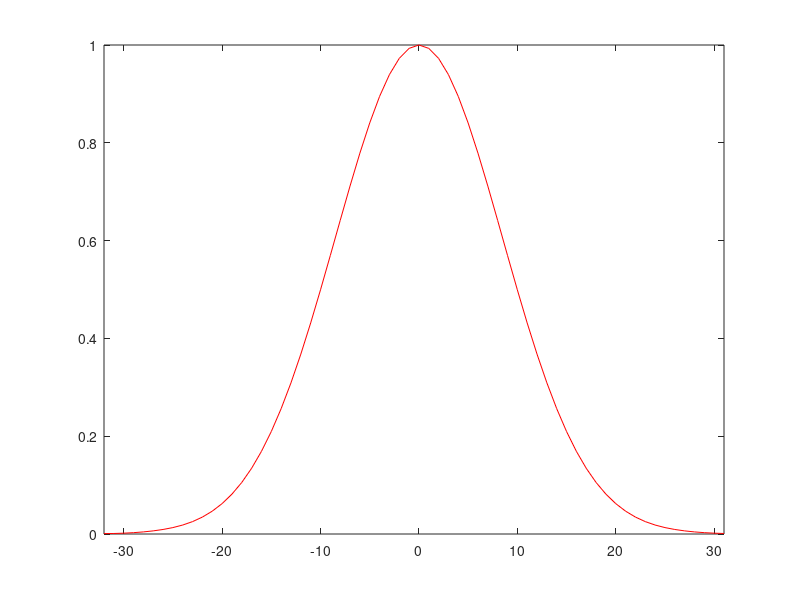
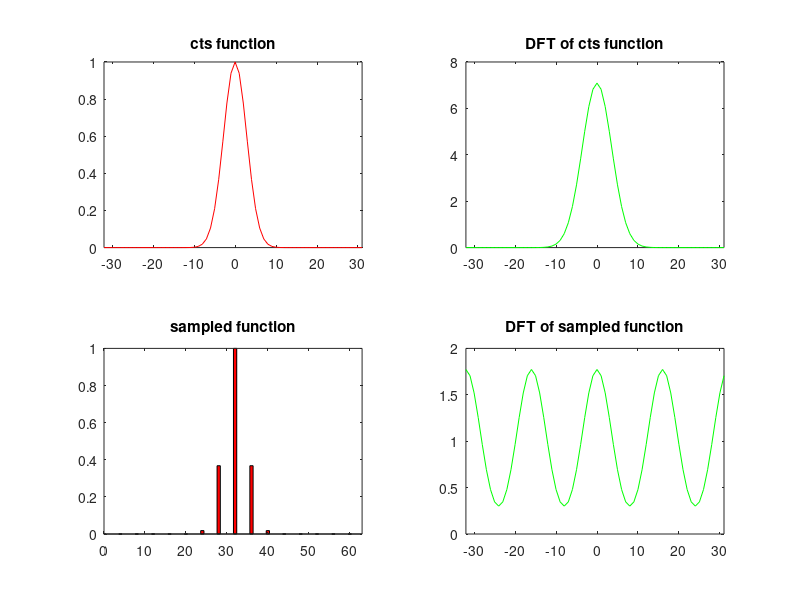

The MATLAB script that drew these images, in order: (Note: this script raises an error after producing the figures.)
%%%%%%%%%%%%%%%%%%%%%%%%%%%%%%%%%%%%%%%%%%%%%%%%%%%%%%%%%%%%%%%%%%%%%%
%%% SamplingTutorial
%%%   David Heeger, Eero Simoncelli, and Patrick Teo 6/96.  
%%%   Based on OBVIUS tutorial by David Heeger and Eero Simoncelli.
%%%%%%%%%%%%%%%%%%%%%%%%%%%%%%%%%%%%%%%%%%%%%%%%%%%%%%%%%%%%%%%%%%%%%%

% Subsampling is best thought of in two steps.  The first step is
% multiplication by an impulse train.  The second step is to get
% rid of the zero values in between impulses.
clear;
close all;
x_range = [0:1:63];

% Make an impulse train:
imp_train = zeros(1,64);
select = find(rem(x_range,4)==0);
imp_train(select) = ones(size(select));

figure(1), clf, subplot(2, 1, 1)
bar(x_range, imp_train, 'r');
axis([0 63 0 1.2]);

% The Fourier transform of an impulse train is another impulse
% train.  In most cases, the spacing of the impulse trains will
% be different.
mag_ft_train = abs(fftshift(fft(fftshift(imp_train))));
figure(1), subplot(2, 1, 2)
bar(x_range, mag_ft_train, 'g');
axis([0 63 0 18]);

% Multiplication in space yields convolution in frequency.  Thus,
% multiplying a signal by an impulse train yields a frequency
% domain representation with periodic replicas.

figure(1), clf
gauss_12 = exp(-(((x_range-32).^2)/(12^2)));
subplot(2,2,1);
plot([-32:31], gauss_12, 'r-');
axis([-32 31 0 1]);  title('cts function');

% Sample the gaussian by multiplying with the impulse train:
figure(1)
samp_gauss_12 = imp_train .* gauss_12;
subplot(2,2,3);
bar(x_range, samp_gauss_12, 'r');
axis([0 63 0 1]); title('sampled function');

% Compute the Fourier transform of the original gaussian:
figure(1)
mag_ft_gauss_12 = abs(fftshift(fft(fftshift(gauss_12))));
subplot(2,2,2);
plot([-32:31], mag_ft_gauss_12, 'g-');
axis([-32 31 0 24]); title('DFT of cts function')

% Compute the Fourier transform of the sampled gaussian.  Notice
% the replicas.
figure(1)
mag_ft_samp_gauss_12 = abs(fftshift(fft(fftshift(samp_gauss_12))));
subplot(2,2,4);
plot([-32:31], mag_ft_samp_gauss_12, 'g-');
axis([-32 31 0 6]); title('DFT of sampled function')


% If we make the Gaussian narrower in the space domain, then it
% becomes broader in the frequency domain.  If we make it narrow
% enough in space, then the frequency domain replicas start to
% overlap.

% Narrow gaussian:
figure(2), clf
gauss_4 = exp(-(((x_range-32).^2)/(4^2)));
subplot(2,2,1);
plot([-32:31], gauss_4, 'r-');
axis([-32 31 0 1]);title('cts function');

% Sample the narrow gaussian:
samp_gauss_4 = imp_train .* gauss_4;
figure(2), subplot(2,2,3);
bar(x_range, samp_gauss_4, 'r');
axis([0 63 0 1]);title('sampled function');

% Fourier transform of narrow gaussian.  Notice the result is a
% wider gaussian.
mag_ft_gauss_4 = abs(fftshift(fft(fftshift(gauss_4))));
figure(2), subplot(2,2,2);
plot([-32:31], mag_ft_gauss_4, 'g-');
axis([-32 31 0 8]); title('DFT of cts function')


% The Fourier transform of the sampled gaussian is so wide that
% it overlaps.
mag_ft_samp_gauss_4 = abs(fftshift(fft(fftshift(samp_gauss_4))));
figure(2), subplot(2,2,4);
plot([-32:31], mag_ft_samp_gauss_4, 'g-');
axis([-32 31 0 2]);title('DFT of sampled function')


% In this example, the replicas overlap each other.  This situation is
% called "aliasing". It is called aliasing because the sampled signal
% is masquerading as a different signal.  For example, let's look at
% two sinusoids that alias to one another when sampled.


% Low-frequency sinusoid:
sine_4 = -sin(2*pi*(4/64)*x_range);
close(figure(2)), figure(1), clf, subplot(2,2,1);
plot([-32:31], sine_4, 'r-');
axis([-32 31 -1.2 1.2]);

% High-frequency sinusoid:
sine_12 = sin(2*pi*(12/64)*x_range);
figure(1), subplot(2,2,2);
plot([-32:31], sine_12, 'b-');
axis([-32 31 -1.2 1.2]);

% Sample the low-frequency sinusoid:
samp_sine_4 = imp_train .* sine_4;
figure(1), subplot(2,2,3);
bar(x_range, samp_sine_4, 'r');
axis([0 63 -1.2 1.2]);

% Sample the high-frequency sinusoid:
samp_sine_12 = imp_train .* sine_12;
figure(1), subplot(2,2,4);
bar(x_range, samp_sine_12, 'b');
axis([0 63 -1.2 1.2]);

% Even though sine-4 and sine-12 are distinct signals, their
% sampled versions are indistinguishable.  Sampled-sine-4 is an
% "alias" for sampled-sine-12.

% Nyquist Theorem states that to avoid aliasing a bandlimited
% signal should be sampled at twice the highest frequency.

%%%%%%%%%%%%%%%%%%%%%%%%%%%%%%%%%%%%%%%%%%%%%%%%%%%%%%%%%%%%%%%%%%%%%%

%%% Reconstruction:

% If there is no aliasing, we can reconstruct the original signal
% from the sampled signal.  One easy way to do this is in the
% frequency domain, by getting rid of the replicas, and then
% using the inverse Fourier transform.  Why is that the right
% thing to do?  Well, let's go back and compare the Fourier
% transform of the original signal to that of the sampled signal.

figure(1), clf;
% Fourier transform of gaussian:
subplot(2, 1, 1), plot([-32:31], mag_ft_gauss_12, 'r-');
axis([-32 31 0 24]);

% Fourier transform of sampled gaussian:
figure(1), subplot(2, 1, 2)
plot([-32:31], mag_ft_samp_gauss_12, 'g-');
axis([-32 31 0 6]);

% The main difference between the two are that there are replicas
% in the second. There's also a scale factor of 4 (note that we
% subsampled by a factor of 4), but that'll be easy to fix.  To
% get rid of the replicas in the frequency domain, we multiply by
% a box (also known as an "ideal" low-pass filter).

box = zeros(1,64);
select = find(x_range>24 & x_range<40);
box(select) = ones(size(select));
subplot(2, 1, 2), hold on
plot(x_range-32, box, 'c-');
hold off

% Use the box to reconstruct to the (non-aliased) Gaussian:
% (by mulitplying the two together in the frequency domain. Note the scale
% factor of 4 to account for the subsampling by a factor of 4.)
figure(1), clf
recon_ft_gauss_12 = box .* fftshift(fft(fftshift(samp_gauss_12)));
recon_gauss_12 = 4.*real(fftshift(ifft(fftshift(recon_ft_gauss_12))));
plot([-32:31], recon_gauss_12, 'r-');
axis([-32 31 0 1]);

% Should be zero (the mean squared error between original and reconstructed
% version):
RMSE(recon_gauss_12, gauss_12)

% However, for the aliased Gaussian it doesn't work.  The box
% filter pulls out one section of the frequency domain.  In this
% case, the section that is pulled out is already contaminated by
% parts of the neighboring replicas.
recon_ft_gauss_4 = box .* fftshift(fft(fftshift(samp_gauss_4)));
recon_gauss_4 = 4.*real(fftshift(ifft(fftshift(recon_ft_gauss_4))));
figure(1), plot([-32:31], recon_gauss_4, 'r-');
axis([-32 31 -0.2 1.2]);

% Compare with original gauss_4:
figure(1), hold; plot([-32:31], gauss_4, 'b-'); hold off
axis([-32 31 -0.2 1.2]);

% Multiplying by the box in the frequency domain is the same as
% convolving with its inverse Fourier transform in the space
% domain.  The inverse Fourier transform of a box is called a
% sinc filter:
figure(1)
sinc = real(fftshift(ifft(fftshift(box))));
plot([-32:31], sinc, 'r-');
axis([-32 31 -0.1 0.3]);

% Now you see why it's easier to do reconstruction in the
% frequency domain.  Convolution with such a big filter would
% take a long time.

% We don't always need to use sinc interpolation to reconstruct
% the original signal.  If there is room to spare between the
% replicas then we can use a filter with a more gradual fall-off.
% For example, let's reconstruct the sine-4 from sampled-sine-4.
% First let's use sinc interpolation (as before):
recon_ft_sine_4 = box .* fftshift(fft(fftshift(samp_sine_4)));
recon_sine_4 = 4.*real(fftshift(ifft(fftshift(recon_ft_sine_4))));
figure(1), plot([-32:31], recon_sine_4, 'r-');
axis([-32 31 -1.2 1.2]);

% Should be zero:
RMSE(recon_sine_4, sine_4)

% Now let's use a different filter, that falls off smoothly on
% both sides:
cos_box = zeros(1,64);
for x = 0:63
  if (x>20 & x<28)
    cos_box(x+1) = 0.5*(1+cos(pi*(x-28)/8));
  elseif (x>27 & x<37)
    cos_box(x+1) = 1;
  elseif (x>36 & x<44)
    cos_box(x+1) = 0.5*(1+cos(pi*(x-20)/8));
  end
end
figure(1), plot(x_range, cos_box, 'c-');
axis([0 63 -0.2 1.2]);

% Reconstruct sampled sinusoid:
new_recon_ft_sine_4 = cos_box .* fftshift(fft(fftshift(samp_sine_4)));
new_recon_sine_4 = 4.*real(fftshift(ifft(fftshift(new_recon_ft_sine_4))));
figure(1), plot([-32:31], new_recon_sine_4, 'r-');
axis([-32 31 -1.2 1.2]);

% Should be small:
RMSE(new_recon_sine_4, sine_4)

% Now let's look at the impulse response of this cos_box filter:
cos_filter = real(fftshift(ifft(fftshift(cos_box))));
figure(1), plot([-32:31], cos_filter, 'r-');
axis([-32 31 -0.1 0.3]);

% There are two points to be made here.  First, there is in
% general more than one way to reconstruct a subsampled signal.
% We have some freedom in choosing the interpolation filter.
% Second, the impulse response of the cos-box filter much more
% compact (in space) than the sinc filter, so in some cases we
% might decide to use convolution to reconstruct rather than
% reconstructing in the Fourier domain.

%%%%%%%%%%%%%%%%%%%%%%%%%%%%%%%%%%%%%%%%%%%%%%%%%%%%%%%%%%%%%%%%%%%%%%

% So far, we have only dealt with the first step of subsampling,
% multiplying by an impulse train.  The second step is to get rid
% of the zero values in between impulses.  Let's do this for the
% gaussian (the one that was not aliased).

% Subsampled gaussian with zeros removed:
sub_gauss_12 = samp_gauss_12([1:4:64]);
figure(1), clf, subplot(2, 1, 1),  plot([-8:7], sub_gauss_12, 'r-');
axis([-8 7 0 1]);

% Fourier transform of subsampled gaussian:
mag_ft_sub_gauss_12 = ...
    abs(fftshift(fft(fftshift(sub_gauss_12))));
figure(1), subplot(2, 1, 2), plot([-8:7], mag_ft_sub_gauss_12, 'g-');
axis([-8 7 0 6]);

% Notice that this pulls out one cycle of the replicated
% frequency domain.

% It is easy to reconstruct the original signal from the fully
% subsampled signal, just by padding out the frequency domain with
% zeroes.
recon_ft_gauss_12 = zeros(1,64);
recon_ft_gauss_12([25:40]) = fftshift(fft(fftshift(sub_gauss_12)));
recon_gauss_12 = 4.*real(fftshift(ifft(fftshift(recon_ft_gauss_12))));
figure(1), clf, plot([-32:31], recon_gauss_12, 'r-');
axis([-32 31 0 1]);

% Note also the multiplication by 4.  The replicas of the spectrum are
% actually reduced in amplitude by a factor equal to the subsampling
% factor.  In order to recover the signal, we have to multiply by this
% factor...

%%%%%%%%%%%%%%%%%%%%%%%%%%%%%%%%%%%%%%%%%%%%%%%%%%%%%%%%%%%%%%%%%%%%%%

% Why is aliasing such a bad thing?  After all, we are not
% necessarily interested in reconstructing the original signal.
% Here's an example that demonstrates how serious a problem
% aliasing can be for motion analysis.  This example also
% demonstrates how to reduce aliasing by using a pre-filter, that
% is, applying a low-pass filter before subsampling.

% Make a slightly tilted line:
nn_range = [-63.5:1:63.5];
[nn_rangeX,nn_rangeY] = meshgrid(nn_range);
theta = pi/16;
ramp = cos(theta).*nn_rangeX-sin(theta).*nn_rangeY;
select = find(abs(ramp)<1.5);
myLine = zeros(128,128);
myLine(select) = ones(size(select));

% Make an image sequence of the line moving slowly to the right:
line_seq = zeros(128*128,10);
for frame = 1:10
  fprintf(1, 'Creating image %d:\n', frame);
  shifted_line = circularShift(myLine, 2*(frame-1), 0);
  line_seq(:, frame) = shifted_line(:);
end

% Make a matlab movie:
showIm(myLine,'auto1','auto',0);
for frame=1:10
  showIm(reshape(line_seq(:,frame),128,128),'auto1','auto',0);
  line_movie(frame)=getframe;
end

% And display it:
figure(1)
movie(line_movie,5);
  

% Now we subsample the images in the sequence.  
sub_line_seq=zeros(32*32,10);
for frame=1:10
  tmp=reshape(line_seq(:,frame),128,128);
  tmp=tmp([1:4:128],[1:4:128]);
  sub_line_seq(:,frame) = tmp(:);
end

% Make movie
showIm(reshape(sub_line_seq(:,1),32,32),'auto','auto',0);
for frame=1:10
  showIm(reshape(sub_line_seq(:,frame),32,32),'auto','auto',0);
  sub_line_movie(frame)=getframe;
end

% Because of the aliasing, the subsampled sequence appears to
% move UP!
figure(1)
movie(sub_line_movie,5);

% Let's try prefiltering the sequence before sampling.  When
% viewing this blurred sequence, notice that there is still a
% little bit of upward motion.  That is because the original
% line-seq images were already slightly aliased.

% Blur image sequence:
blur_line_seq=zeros(size(line_seq));
for frame = 1:10
  fprintf(1, 'Blurring frame %d:\n', frame);
  tmp=blur(reshape(line_seq(:,frame),128,128),2);
  blur_line_seq(:,frame)=tmp(:);
end

% When we subsample the blurred sequence, there isn't much
% aliasing.  The line appears to move mostly rightward.

% Now we subsample the images in the sequence.  
sub_blur_line_seq=zeros(32*32,10);
for frame=1:10
  tmp=reshape(blur_line_seq(:,frame),128,128);
  tmp=tmp([1:4:128],[1:4:128]);
  sub_blur_line_seq(:,frame) = tmp(:);
end

% Make movie and display it:
showIm(reshape(sub_blur_line_seq(:,1),32,32),'auto','auto',0);
sub_blur_line_movie = moviein(10);
sub_blur_line_movie=moviein(10);
for frame=1:10
  showIm(reshape(sub_blur_line_seq(:,frame),32,32),'auto','auto',0);
  sub_blur_line_movie(:,frame)=getframe;
end
figure(1), movie(sub_blur_line_movie,5);

% Compare with original:
figure(1), movie(sub_line_movie, 5);

% What is going on?  It is the high frequency components that are
% aliasing.  The low-pass (blurring) filter attenuates the high
% frequency components, thereby reducing the impact of the
% aliasing.

% Not any filter will do.  Since we are subsampling by a factor
% of 4, you might think that averaging over a 4x4 patch will fix
% things.  NOT!  Try it.  

% Why doesn't a box filter work?  Look at the frequency response
% of the box filter:
figure(1), clf;
one_d_box = 0.25*ones(1,4);
impulse = mkImpulse([1,64]);
impulse_response = cconv2(impulse, one_d_box);
mag_freq_resp = abs(fftshift(fft(fftshift(impulse_response))));
plot([-32:31], mag_freq_resp, 'r-');
axis([-32 31 0 1]);

% Since we are subsampling by a factor of 4, we want the
% pre-filter to pull out one-fourth of the frequencies,
% attenuating the others to zero (or nearly zero).  Clearly, this
% filter doesn't do that.

%%%%%%%%%%%%%%%%%%%%%%%%%%%%%%%%%%%%%%%%%%%%%%%%%%%%%%%%%%%%%%%%%%%%%%

%%% Reconstruct uniform samples from irregular samples:

% Given irregular samples of an appropriately bandlimited signal,
% you can usually compute what the uniform samples would have
% been (had the sampling been uniform).  The basic idea is that
% for an appropriately bandlimited signal, you can reconstruct
% the continuous signal from the irregular samples and then
% resample it uniformly.  Better yet, you can combine those two
% steps and go directly from the irregular samples to the uniform
% samples.  Here, we go through an example of how to do this.

% First, we construct some sampling matrices.  The first is a
% uniform subsampling that takes every 4th sample.  The second is
% a "jittered" subsampling in which each sample is from one of 4
% positions.

% Regular sampling matrix:
reg_sampling_mat = zeros(16,64);
for s = 0:15
  reg_sampling_mat(s+1,s*4+1) = 1;
end
figure(1), clf, subplot(2, 1, 1)
showIm(reg_sampling_mat); 

% Irregular sampling matrix:
irreg_sampling_mat = zeros(16,64);
for s = 0:15
  irreg_sampling_mat(s+1,s*4+floor(rand([1,1])*4)+1) = 1;
end
figure(1), subplot(2, 1, 2)
showIm(irreg_sampling_mat); 

% Next, we need to explain what we mean by an appropriately
% bandlimited signal.  For purposes of this example we use the
% Hartley basis set, that is a set of cas=sin+cos functions.  The
% matrix for Hartley transform is:
Hartley_mat = zeros(64,64);
nn_range = [0:63];
for k = 0:63
  Hartley_mat(k+1,:) = 1/sqrt(64).*(cos(2*pi/64*k.*nn_range)+...
      sin(2*pi/64*k.*nn_range));
end
figure(1), clf, showIm(Hartley_mat); 

% The Hartley transform is an orthogonal transform (i.e., it is
% its own inverse);
figure(1), showIm(Hartley_mat' * Hartley_mat); 

% For a bandlimited signal, we need only some of the basis
% functions to represent the signal.  Here are the first quarter
% of the basis functions:
Hartley_prime_mat = zeros(16,64);
nn_range = [0:63];
for k = 0:15
  Hartley_prime_mat(k+1,:) = 1/sqrt(64).*(cos(2*pi/64*k.*nn_range)+...
      sin(2*pi/64*k.*nn_range));
end
figure(1), showIm(Hartley_prime_mat); 

% Note that this modified Hartley transform is no longer
% generally invertible:
figure(1), showIm(Hartley_prime_mat'*Hartley_prime_mat);

% Even so, there are some signals that can be adequately
% represented by the modified Hartley basis set.  We can
% construct such a signal in the transform domain:
H_transform = rand([16,1])*2-1;
cont_signal = Hartley_prime_mat' * H_transform;
figure(1)
plot([0:63], cont_signal, 'r-');
axis([0 63 min(cont_signal) max(cont_signal)]);

% Now check that this signal can be reconstructed from its
% Hartley transform.  Should be zero:
RMSE(Hartley_prime_mat'*(Hartley_prime_mat*cont_signal),...
    cont_signal)

% Finally, we construct a matrix that converts directly from the
% irregular samples to the regular samples.
irreg_to_reg_mat = (reg_sampling_mat*Hartley_prime_mat') * ...
    inv(irreg_sampling_mat*Hartley_prime_mat');

% There is a potential problem in the above calculation if the
% resulting matrix is not invertible.  This might happen
% depending exactly on where the irregularly spaced samples are.
% Check that the determinant is not too small:
sqrt(abs(det(irreg_sampling_mat*Hartley_prime_mat')))

% If this value is smaller than 1e-6 or so, then recompute 
% the irregular-sampling-matrix, and recompute the 
% irreg-to-reg-matrix.

% *** Why is this matrix singular for certain choices of
% irregular-sampling-matrix?  What is the condition on
% irregular-sampling-matrix and Hartley-prime-mat that would
% guarantee invertibility?

% Let's see how it works.  Sample the "continuous" signal:
reg_sampled = reg_sampling_mat * cont_signal;
figure(1), clf, subplot(2, 1, 1), hold on
plot([0:15], reg_sampled, 'r-');

irreg_sampled = irreg_sampling_mat * cont_signal;
figure(1), subplot(2, 1, 2)
plot([0:15], irreg_sampled, 'r-');

% Notice how different those subsampled signals are.  Now,
% construct the regularly subsampled signal from the irregularly
% subsampled signal:
recon_reg_sampled = irreg_to_reg_mat * irreg_sampled;
figure(1), subplot(2, 1, 1)
plot([0:15], recon_reg_sampled, 'bo'); 
hold off


% Should be zero:
RMSE(recon_reg_sampled, reg_sampled)

